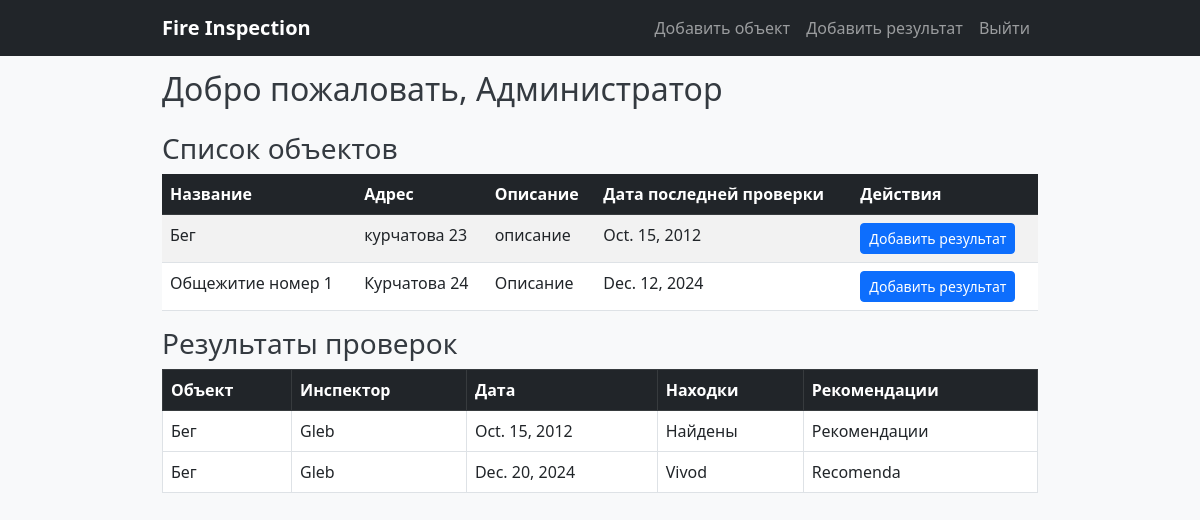
Page / (signed in) on the committed database.
### inspections/models.py (models this page shows, shortened)
class User(AbstractUser):
    ROLE_CHOICES = [
        ('inspector', 'Inspector'),
        ('admin', 'Admin'),
    ]
    role = models.CharField(max_length=10, choices=ROLE_CHOICES)
    groups = models.ManyToManyField(
        'auth.Group',
        related_name='custom_user_groups',
        blank=True
    )
    user_permissions = models.ManyToManyField(
        'auth.Permission',
        related_name='custom_user_permissions',
        blank=True
    )

class InspectionObject(models.Model):
    name = models.CharField(max_length=255)
    address = models.CharField(max_length=255)
    description = models.TextField()
    last_check_date = models.DateField()

class InspectionResult(models.Model):
    object = models.ForeignKey(
        InspectionObject, on_delete=models.CASCADE, related_name='results')
    inspector = models.ForeignKey(
        User, on_delete=models.CASCADE, limit_choices_to={'role': 'inspector'})
    date = models.DateField()
    findings = models.TextField()
    recommendations = models.TextField()

### inspections/views.py (the view)
# urls.py: 2. Add a URL to urlpatterns:  path('', views.home, name='home')
@login_required
def home(request):
    objects = InspectionObject.objects.all()
    if request.user.role == 'admin':
        results = InspectionResult.objects.all()
    else:
        results = InspectionResult.objects.filter(inspector=request.user)
    context = {
        'objects': objects,
        'results': results,
    }
    return render(request, 'inspections/home.html', context)

### templates/inspections/home.html (shortened to what this page needs)
{% extends 'inspections/base.html' %}
{% block content %}
<h2 class="mb-4">Добро пожаловать, {{ user.username }}</h2>
<h3>Список объектов</h3>
<table class="table table-striped table-hover">
    <thead class="table-dark">
        <tr>
            <th>Название</th>
            <th>Адрес</th>
            <th>Описание</th>
            <th>Дата последней проверки</th>
            {% if user.role == 'admin' %}
            <th>Действия</th>
            {% endif %}
        </tr>
    </thead>
    <tbody>
        {% for obj in objects %}
        <tr>
            <td>{{ obj.name }}</td>
            <td>{{ obj.address }}</td>
            <td>{{ obj.description }}</td>
            <td>{{ obj.last_check_date }}</td>
            {% if user.role == 'admin' %}
            <td>
                <a href="{% url 'add_result' %}" class="btn btn-sm btn-primary">Добавить результат</a>
            </td>
            {% endif %}
        </tr>
        {% empty %}
        <tr>
            <td colspan="{% if user.role == 'admin' %}5{% else %}4{% endif %}">Нет доступных объектов.</td>
        </tr>
        {% endfor %}
    </tbody>
</table>
<h3>Результаты проверок</h3>
<table class="table table-bordered table-hover">
    <thead class="table-dark">
        <tr>
            <th>Объект</th>
            <th>Инспектор</th>
            <th>Дата</th>
            <th>Находки</th>
            <th>Рекомендации</th>
        </tr>
    </thead>
    <tbody>
        {% for result in results %}
        <tr>
            <td>{{ result.object.name }}</td>
            <td>{{ result.inspector.username }}</td>
            <td>{{ result.date }}</td>
            <td>{{ result.findings }}</td>
            <td>{{ result.recommendations }}</td>
        </tr>
        {% empty %}
        <tr>
            <td colspan="5">Нет доступных результатов проверок.</td>
        </tr>
        {% endfor %}
    </tbody>
</table>
{% endblock %}

### templates/inspections/base.html (shortened to what this page needs)
{% load static %}
<!DOCTYPE html>
<html lang="ru">
<head>
    <link href="https://cdn.jsdelivr.net/npm/bootstrap@5.3.0/dist/css/bootstrap.min.css" rel="stylesheet">
</head>
<body>
    <nav class="navbar navbar-expand-lg navbar-dark bg-dark fixed-top">
        <div class="container">
            <a class="navbar-brand" href="{% url 'home' %}">Fire Inspection</a>
            <div class="collapse navbar-collapse" id="navbarNav">
                <ul class="navbar-nav ms-auto">
                    {% if user.is_authenticated %}
                    <li class="nav-item">
                        <a class="nav-link {% if request.path == '/add-object/' %}active{% endif %}"
                            href="{% url 'add_object' %}">Добавить объект</a>
                    </li>
                    {% if user.role == 'admin' %}
                    <li class="nav-item">
                        <a class="nav-link {% if request.path == '/add-result/' %}active{% endif %}"
                            href="{% url 'add_result' %}">Добавить результат</a>
                    </li>
                    {% endif %}
                    <li class="nav-item">
                        <a class="nav-link" href="{% url 'logout' %}">Выйти</a>
                    </li>
                    {% endif %}
                </ul>
            </div>
        </div>
    </nav>
    <div class="container">
        {% block content %}
        {% endblock %}
    </div>
</body>
</html>

### templates/inspections/base.html (style rules this page uses)
body { padding-top: 70px; background-color: #f8f9fa; }
.container { max-width: 900px; }
h2, h3 { color: #343a40; }
.navbar-brand { font-weight: bold; }

### rows in the picture
User: username "Администратор"
InspectionObject: name "Бег", address "курчатова 23", description "описание", last_check_date "Oct. 15, 2012"
InspectionObject: name "Общежитие номер 1", address "Курчатова 24", description "Описание", last_check_date "Dec. 12, 2024"
InspectionResult: object.name "Бег", inspector.username "Gleb", date "Oct. 15, 2012", findings "Найдены", recommendations "Рекомендации"
InspectionResult: object.name "Бег", inspector.username "Gleb", date "Dec. 20, 2024", findings "Vivod", recommendations "Recomenda"
